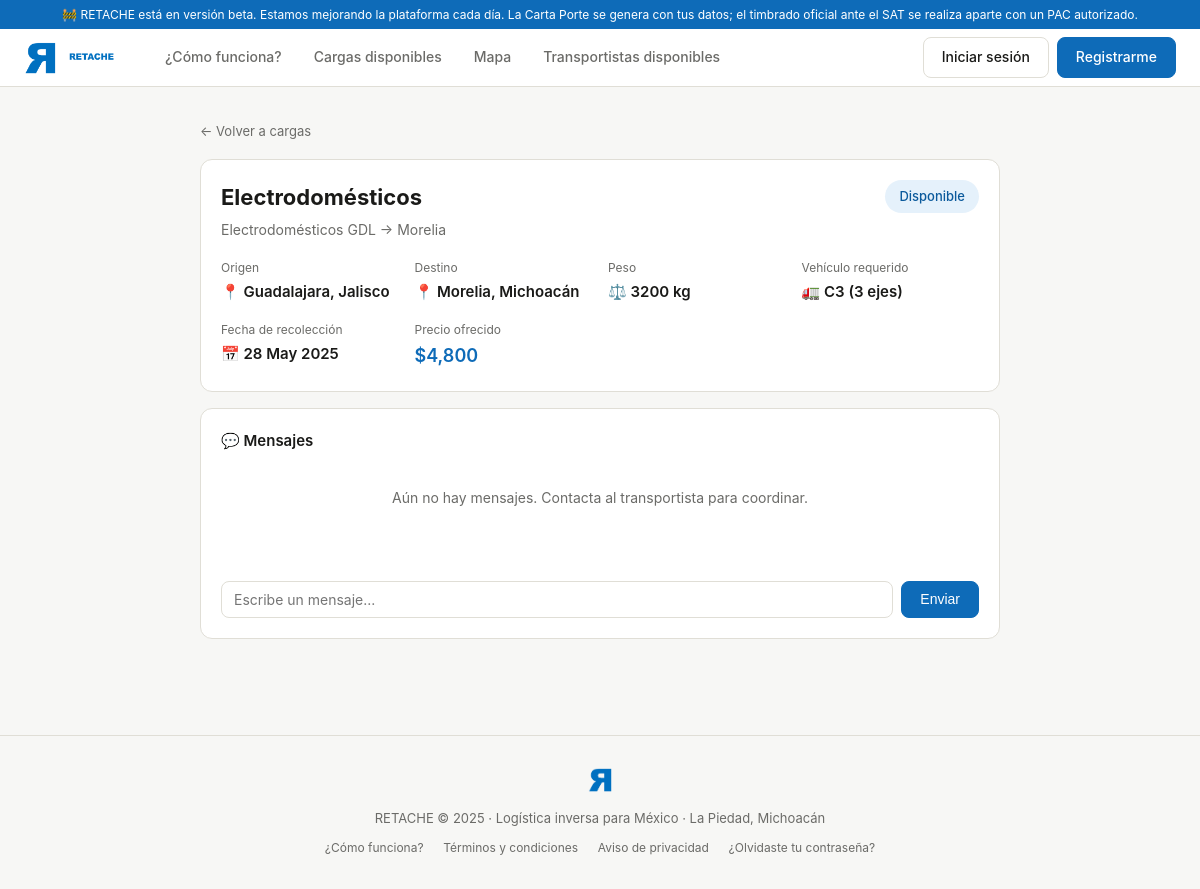
Page /cargas/2 on the earlier database version.
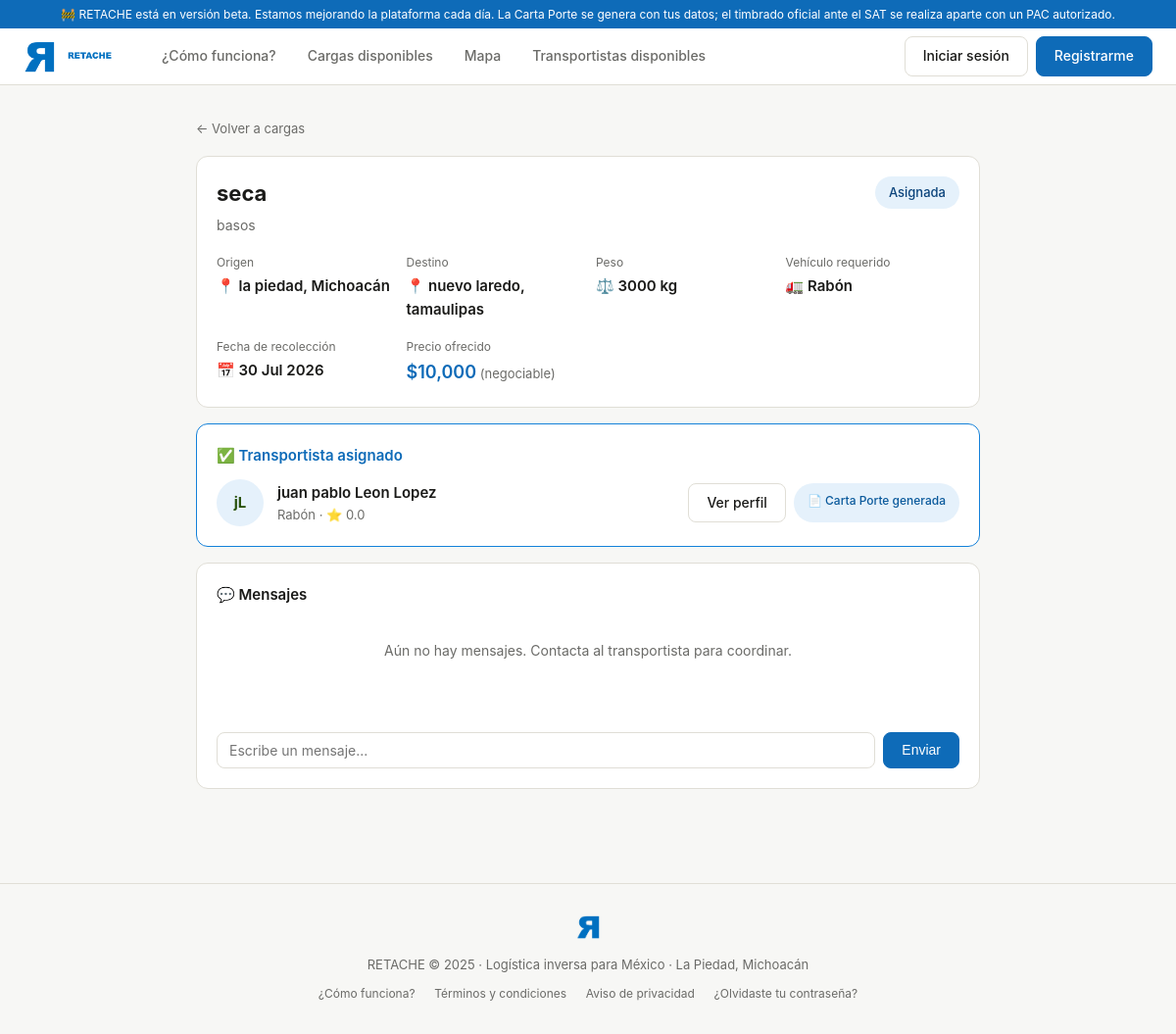
Same page on the later database version.
### models.py (models this page shows)
class Carga(Base):
    __tablename__ = "cargas"
    id = Column(Integer, primary_key=True, index=True)
    empresa_id = Column(Integer, ForeignKey("empresas.id"), nullable=False)
    transportista_id = Column(Integer, ForeignKey("transportistas.id"), nullable=True)
    titulo = Column(String(150), nullable=False)
    descripcion = Column(Text, nullable=True)
    tipo_mercancia = Column(String(100), nullable=False)
    peso_kg = Column(Float, nullable=False)
    volumen_m3 = Column(Float, nullable=True)
    requiere_refrigeracion = Column(Boolean, default=False)
    mercancia_peligrosa = Column(Boolean, default=False)
    origen_ciudad = Column(String(100), nullable=False)
    origen_estado = Column(String(50), nullable=False)
    origen_lat = Column(Float, nullable=True)
    origen_lng = Column(Float, nullable=True)
    destino_ciudad = Column(String(100), nullable=False)
    destino_estado = Column(String(50), nullable=False)
    destino_lat = Column(Float, nullable=True)
    destino_lng = Column(Float, nullable=True)
    fecha_recoleccion = Column(DateTime, nullable=False)
    fecha_entrega_estimada = Column(DateTime, nullable=True)
    tipo_vehiculo_requerido = Column(String(30), nullable=True)
    precio_ofrecido_mxn = Column(Float, nullable=False)
    precio_negociable = Column(Boolean, default=True)
    estado = Column(String(30), default=EstadoCarga.disponible)
    fecha_publicacion = Column(DateTime, server_default=func.now())
    fecha_asignacion = Column(DateTime, nullable=True)
    fecha_completada = Column(DateTime, nullable=True)
    carta_porte_generada = Column(Boolean, default=False)
    carta_porte_uuid = Column(String(100), nullable=True)
    carta_porte_xml = Column(Text, nullable=True)
    empresa = relationship("Empresa", back_populates="cargas_publicadas")
    transportista = relationship("Transportista", back_populates="cargas")
    mensajes = relationship("Mensaje", back_populates="carga")
    resenas = relationship("Resena", back_populates="carga")

class Transportista(Base):
    __tablename__ = "transportistas"
    id = Column(Integer, primary_key=True, index=True)
    nombre = Column(String(100), nullable=False)
    apellidos = Column(String(100), nullable=False)
    telefono = Column(String(15), nullable=False)
    email = Column(String(120), unique=True, index=True, nullable=False)
    contrasena_hash = Column(String(200), nullable=False)
    rfc = Column(String(13), unique=True, index=True, nullable=False)
    rfc_verificado = Column(Boolean, default=False)
    num_licencia_federal = Column(String(50), nullable=True)
    licencia_estado = Column(String(20), default=EstadoDocumento.pendiente)
    licencia_vencimiento = Column(DateTime, nullable=True)
    num_poliza_seguro = Column(String(80), nullable=True)
    seguro_estado = Column(String(20), default=EstadoDocumento.pendiente)
    seguro_vencimiento = Column(DateTime, nullable=True)
    seguro_cobertura_mxn = Column(Float, nullable=True)
    verificacion_vehicular_estado = Column(String(20), default=EstadoDocumento.pendiente)
    verificacion_vehicular_vencimiento = Column(DateTime, nullable=True)
    tarjeta_circulacion_estado = Column(String(20), default=EstadoDocumento.pendiente)
    carta_porte_habilitada = Column(Boolean, default=False)
    tipo_vehiculo = Column(String(30), nullable=True)
    marca_vehiculo = Column(String(50), nullable=True)
    modelo_vehiculo = Column(String(50), nullable=True)
    anio_vehiculo = Column(Integer, nullable=True)
    placa = Column(String(10), nullable=True)
    capacidad_kg = Column(Float, nullable=True)
    latitud = Column(Float, nullable=True)
    longitud = Column(Float, nullable=True)
    disponible = Column(Boolean, default=True)
    foto_url = Column(String(200), nullable=True)
    rutas_frecuentes = Column(Text, nullable=True)
    calificacion_promedio = Column(Float, default=0.0)
    total_viajes = Column(Integer, default=0)
    porcentaje_puntualidad = Column(Float, default=100.0)
    fecha_registro = Column(DateTime, server_default=func.now())
    activo = Column(Boolean, default=True)
    email_verificado = Column(Boolean, default=False)
    token_verificacion = Column(String(200), nullable=True)
    token_reset_password = Column(String(200), nullable=True)
    token_reset_expira = Column(DateTime, nullable=True)
    cargas = relationship("Carga", back_populates="transportista")
    mensajes_enviados = relationship("Mensaje", foreign_keys="Mensaje.remitente_transportista_id", back_populates="remitente_transportista")
    resenas = relationship("Resena", back_populates="transportista")
    notificaciones = relationship("Notificacion", back_populates="transportista")
    rutas_disponibles = relationship("RutaDisponible", back_populates="transportista")

### main.py (the view)
@app.get("/cargas/{carga_id}", response_class=HTMLResponse)
async def detalle_carga(request: Request, carga_id: int, db: Session = Depends(get_db)):
    carga = db.query(Carga).filter(Carga.id == carga_id).first()
    if not carga:
        raise HTTPException(status_code=404, detail="Carga no encontrada")
    mensajes = (
        db.query(Mensaje)
        .filter(Mensaje.carga_id == carga_id)
        .order_by(Mensaje.fecha_envio.asc())
        .all()
    )
    return templates.TemplateResponse("detalle_carga.html", contexto(request, db,
        carga=carga,
        mensajes=mensajes,
    ))

### templates/detalle_carga.html (shortened to what the changed rows need)
{% extends "base.html" %}
{% block content %}
<div style="max-width:800px; margin:0 auto;">
  <div class="card" style="margin:16px 0;">
    <div style="display:flex; justify-content:space-between; align-items:flex-start; flex-wrap:wrap; gap:12px; margin-bottom:16px;">
      <div><h1 style="font-size:22px; font-weight:700; margin-bottom:4px;">{{ carga.tipo_mercancia }}</h1><div style="color:var(--texto-suave); font-size:14px;">{{ carga.titulo }}</div></div>
      {% if carga.estado == 'disponible' %}<span class="badge badge-verde" style="font-size:13px; padding:6px 14px;">Disponible</span>
      {% elif carga.estado == 'asignada' %}<span class="badge badge-azul" style="font-size:13px; padding:6px 14px;">Asignada</span>
      {% elif carga.estado == 'completada' %}<span class="badge badge-verde" style="font-size:13px; padding:6px 14px;">Completada ✓</span>{% endif %}
    </div>
    <div style="display:grid; grid-template-columns:repeat(auto-fit, minmax(160px,1fr)); gap:16px;">
      <div><div style="font-size:12px; color:var(--texto-suave); margin-bottom:3px;">Origen</div><div style="font-weight:600;">📍 {{ carga.origen_ciudad }}, {{ carga.origen_estado }}</div></div>
      <div><div style="font-size:12px; color:var(--texto-suave); margin-bottom:3px;">Destino</div><div style="font-weight:600;">📍 {{ carga.destino_ciudad }}, {{ carga.destino_estado }}</div></div>
      <div><div style="font-size:12px; color:var(--texto-suave); margin-bottom:3px;">Peso</div><div style="font-weight:600;">⚖️ {{ carga.peso_kg | int }} kg</div></div>
      <div><div style="font-size:12px; color:var(--texto-suave); margin-bottom:3px;">Vehículo requerido</div><div style="font-weight:600;">🚛 {{ carga.tipo_vehiculo_requerido or 'Cualquier tipo' }}</div></div>
      <div><div style="font-size:12px; color:var(--texto-suave); margin-bottom:3px;">Fecha de recolección</div><div style="font-weight:600;">📅 {{ carga.fecha_recoleccion.strftime('%d %b %Y') }}</div></div>
      <div><div style="font-size:12px; color:var(--texto-suave); margin-bottom:3px;">Precio ofrecido</div><div style="font-weight:600; font-size:18px; color:var(--verde);">${{ "{:,.0f}".format(carga.precio_ofrecido_mxn) }}{% if carga.precio_negociable %}<span style="font-size:13px; font-weight:400; color:var(--texto-suave);"> (negociable)</span>{% endif %}</div></div>
    </div>
  </div>
  {% if carga.transportista %}
  <div class="card" style="margin-bottom:16px; border-color:var(--verde-claro);">
    <h2 style="font-size:15px; font-weight:600; margin-bottom:12px; color:var(--verde);">✅ Transportista asignado</h2>
    <div style="display:flex; gap:14px; align-items:center; flex-wrap:wrap;">
      <div style="width:48px;height:48px;border-radius:50%;background:var(--verde-bg);display:flex;align-items:center;justify-content:center;font-weight:700;color:#27500A;">{{ carga.transportista.nombre[0] }}{{ carga.transportista.apellidos[0] }}</div>
      <div><div style="font-weight:600;">{{ carga.transportista.nombre }} {{ carga.transportista.apellidos }}</div><div style="font-size:13px; color:var(--texto-suave);">{{ carga.transportista.tipo_vehiculo }} · ⭐ {{ "%.1f"|format(carga.transportista.calificacion_promedio) }}</div></div>
      <div style="margin-left:auto; display:flex; gap:8px; flex-wrap:wrap;">
        <a href="/transportistas/{{ carga.transportista.id }}" class="btn">Ver perfil</a>
        {% if not carga.carta_porte_generada %}<a href="/cargas/{{ carga.id }}/carta-porte" class="btn">Generar Carta Porte</a>{% else %}<span class="badge badge-verde" style="padding:8px 14px;">📄 Carta Porte generada</span>{% endif %}
      </div>
    </div>
  </div>
  {% endif %}
  <div class="card" style="margin-bottom:16px;">
    <h2 style="font-size:15px; font-weight:600; margin-bottom:14px;">💬 Mensajes</h2>
  </div>
</div>
{% endblock %}

Differences in the rows shown:
changed Carga "Michoacán": tipo_mercancia "Electrodomésticos" → "seca"; titulo "Electrodomésticos GDL → Morelia" → "basos"; estado "disponible" → "asignada" (drawn); origen_ciudad "Guadalajara" → "la piedad"; origen_estado "Jalisco" → "Michoacán"; destino_ciudad "Morelia" → "nuevo laredo"; destino_estado "Michoacán" → "tamaulipas"; peso_kg "3200" → "3000"; tipo_vehiculo_requerido "C3 (3 ejes)" → "Rabón"; fecha_recoleccion "28 May 2025" → "30 Jul 2026"; precio_ofrecido_mxn "4,800" → "10,000"; precio_negociable False → True (drawn); carta_porte_generada False → True (drawn)
now on this page (row edited): Transportista: transportista "j", transportista "L", transportista.nombre "juan pablo", transportista.apellidos "Leon Lopez", transportista.tipo_vehiculo "Rabón", transportista.calificacion_promedio "0.0"
Other differences:
text no longer shown: "Disponible"
text now shown: "Asignada (negociable) ✅ Transportista asignado · ⭐ Ver perfil 📄 Carta Porte generada"
